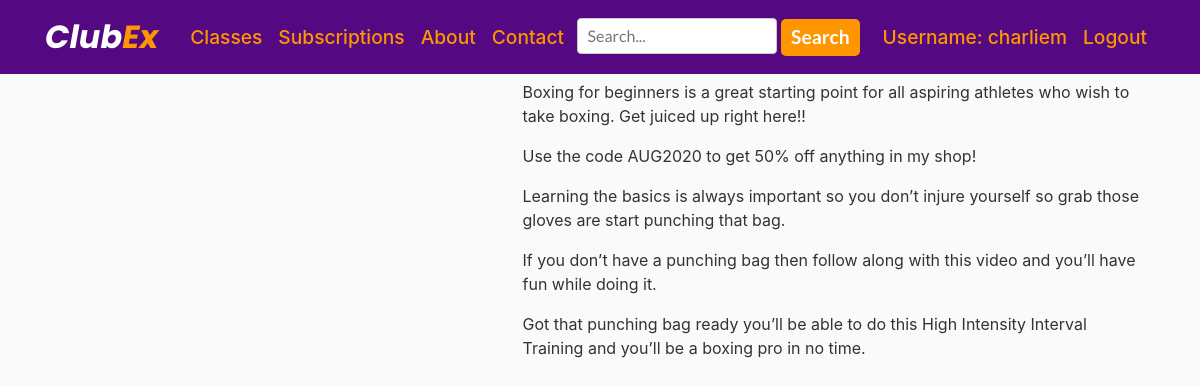
The app's page /classes/boxing/ (signed in), older data.
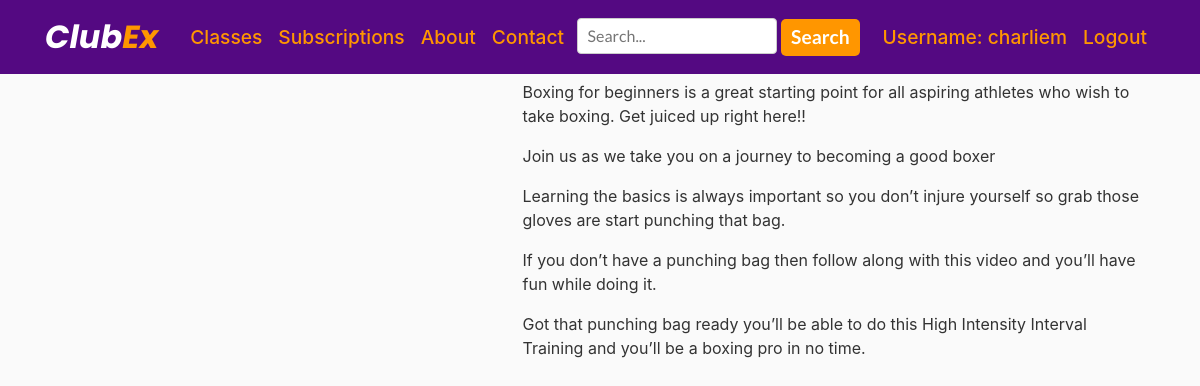
The same page, newer data.
### ClubEx/models.py (models this page shows, shortened)
class Video(models.Model):
    category = models.CharField(max_length=200)
    video_name = models.CharField(max_length=200)
    video = EmbedVideoField()
    content = models.TextField()

### ClubEx/views.py (the view)
# urls.py: path('classes/boxing/', views.classes_boxing, name='classes_boxing'),
@login_required
def classes_boxing(request):
    obj = Video.objects.filter(category='Boxing')
    return render(request, 'clubex/boxing.html', {'obj': obj})

### ClubEx/templates/ClubEx/boxing.html (shortened to what this page needs)
{% extends "ClubEx/base.html" %}
{% load embed_video_tags %}
{% block content %}
   {% for i in obj %}
<div class="container">
  <div class="row">
    <div class="col-5">
    </div>
      <div class="col-7">
   <p>{{ i.content  }}</p>
      </div>
  </div>
</div>
 {% endfor %}
{% endblock content %}

Row changes from the older to the newer data that the page shows:
changed Video: content "Use the code AUG2020 to get 50% off anything in my shop!" → "Join us as we take you on a journey to becoming a good boxer"
